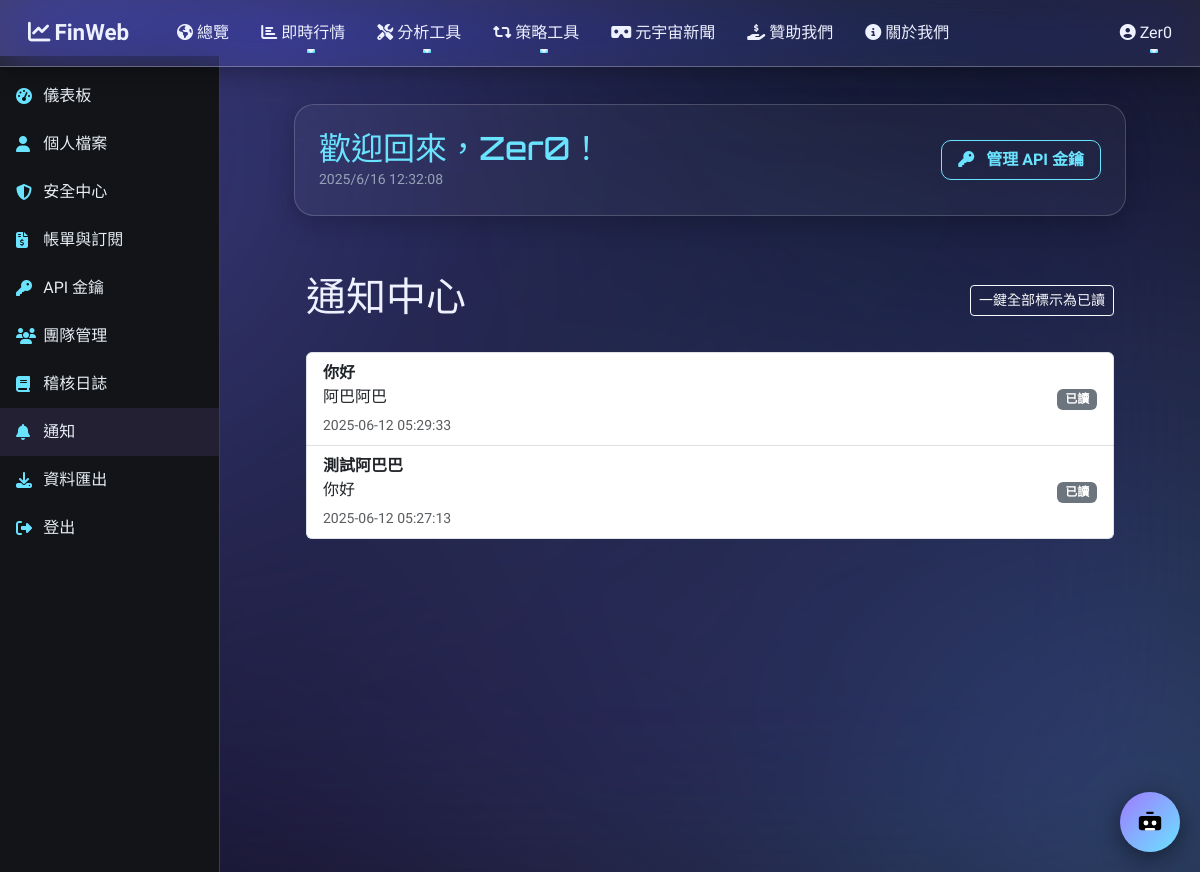
Page /member/notifications (signed in) on the committed database.
### app.py (models this page shows)
class User(UserMixin, db.Model):
    id                  = db.Column(db.Integer, primary_key=True)
    username            = db.Column(db.String(80),  unique=True, nullable=False)
    _email              = db.Column("email", db.LargeBinary, nullable=False)
    email_hash          = db.Column(db.String(64), unique=True, nullable=False, index=True)
    password            = db.Column(db.String(128), nullable=False)
    created             = db.Column(db.Integer, default=lambda: int(time.time()))
    confirm_code        = db.Column(db.String(6))
    confirm_expire      = db.Column(db.Integer)
    confirmed           = db.Column(db.Boolean, default=False)
    failed_login        = db.Column(db.Integer, default=0)
    locked_until        = db.Column(db.Integer)
    avatar_url          = db.Column(db.String(256))
    timezone            = db.Column(db.String(64), default="UTC")
    language            = db.Column(db.String(8), default="zh-TW")
    last_login          = db.Column(db.Integer)
    membership_level    = db.Column(db.String(32), default="free")
    subscription_status = db.Column(db.String(32), default="inactive")
    two_factor_secret   = db.Column(db.String(64))
    is_admin = db.Column(db.Boolean, default=False, nullable=False)
    @property
    def email(self) -> str:
        try:
            return f.decrypt(self._email).decode()
        except InvalidToken:
            return ""
    @email.setter
    def email(self, val: str):
        self._email = f.encrypt(val.encode())
        self.email_hash = hashlib.sha256(val.encode()).hexdigest()
    email = synonym('_email', descriptor=email)

class Notification(db.Model):
    __tablename__ = 'notification'
    id          = db.Column(db.Integer, primary_key=True)
    user_id     = db.Column(db.Integer, db.ForeignKey("user.id"), nullable=False)
    title       = db.Column(db.String(200), nullable=False)
    body        = db.Column(db.Text, nullable=False)
    link        = db.Column(db.String(300))
    created_at  = db.Column(db.DateTime, default=datetime.utcnow, nullable=False)
    is_read     = db.Column(db.Boolean, default=False, nullable=False)

### app.py (the view)
@member_bp.route('/notifications', methods=['GET'])
@login_required
def notifications():
    notes = (Notification.query
             .filter_by(user_id=current_user.id)
             .order_by(Notification.created_at.desc())
             .all())
    return render_template('member/notifications.html', notes=notes)

### app.py (called while the page is built)
@login_mgr.user_loader
def load_user(uid: str) -> User | None:
    return db.session.get(User, int(uid))

@app.before_request
def block_bad_ua():
    ua = request.headers.get("User-Agent","").lower()
    if re.search(r"curl|python-requests|scrapy", ua):
        abort(403)

### templates/member/notifications.html (shortened to what this page needs)
{% extends "member/base_member.html" %}
{% block member_content %}
<div class="container-fluid py-4">
  <div class="d-flex justify-content-between align-items-center mb-4">
    <h1 class="text-2xl font-bold">通知中心</h1>
    <div>
      <form method="POST"
            action="{{ url_for('member.mark_all_notifications_read') }}"
            style="display:inline;">
        <button type="submit" class="btn btn-sm btn-outline-light">
          一鍵全部標示為已讀
        </button>
      </form>
    </div>
  </div>
  {% if notes %}
    <ul class="list-group">
      {% for n in notes %}
        <li class="list-group-item d-flex justify-content-between
                   {% if not n.is_read %}list-group-item-warning{% endif %}">
          <div>
            <strong>{{ n.title }}</strong>
            <p class="mb-1">{{ n.body }}</p>
            <small class="text-muted">
              {{ n.created_at.strftime("%Y-%m-%d %H:%M:%S") }}
            </small>
          </div>
          <div class="btn-group">
            {% if not n.is_read %}
              <form method="POST"
                action="{{ url_for('member.mark_notification_read', note_id=n.id) }}">
                <button type="submit" class="btn btn-sm btn-success">標示為已讀</button>
                </form>
            {% else %}
              <span class="badge bg-secondary align-self-center">已讀</span>
            {% endif %}
          </div>
        </li>
      {% endfor %}
    </ul>
  {% else %}
    <div class="alert alert-info">目前沒有任何通知。</div>
  {% endif %}
</div>
{% endblock %}

### templates/member/base_member.html (shortened to what this page needs)
{% extends "base.html" %}
{% block content %}
<div id="member-layout">
  <aside id="member-sidebar">
    {% include 'member/_sidebar.html' %}
  </aside>
  <main id="member-main">
    <div class="header-card">
      <div>
        <h2>歡迎回來，{{ current_user.username }}！</h2>
        <small id="now-time"></small>
      </div>
      <div>
        <button class="btn-primary"
                onclick="location.href='{{ url_for('member.api_keys') }}'">
          <i class="fas fa-key me-2"></i> 管理 API 金鑰
        </button>
      </div>
    </div>
    {% block member_content %}{% endblock %}
  </main>
</div>
{% endblock %}

### templates/base.html (shortened to what this page needs)
<!doctype html>
<html lang="zh-Hant">
<head>
  <link href="https://cdn.jsdelivr.net/npm/bootstrap@5.3.3/dist/css/bootstrap.min.css" rel="stylesheet">
  <link href="https://cdn.jsdelivr.net/npm/animate.css@4.1.1/animate.min.css" rel="stylesheet">
  <link href="https://cdnjs.cloudflare.com/ajax/libs/font-awesome/6.4.0/css/all.min.css"
        rel="stylesheet"/>
  <link rel="stylesheet" href="{{ url_for('static', filename='css/style.css') }}"/>
</head>
<body class="{{ body_class|default('') }}">
  <div id="tsparticles"></div>
  <nav class="navbar navbar-expand-lg">
    <div class="container-fluid">
      <a class="navbar-brand fw-bold" href="{{ url_for('home') }}">
        <i class="fas fa-chart-line me-1"></i>FinWeb
      </a>
      <div id="navMenu" class="collapse navbar-collapse">
        {% include 'nav_items.html' %}
        <ul class="navbar-nav ms-auto mb-2 mb-lg-0">
          {% if current_user.is_authenticated %}
            <li class="nav-item dropdown">
              <a class="nav-link dropdown-toggle" href="#" data-bs-toggle="dropdown">
                <i class="fas fa-user-circle me-1"></i>{{ current_user.username }}
              </a>
            </li>
          {% else %}
            <li class="nav-item"><a class="nav-link"
               href="{{ url_for('login') }}">登入</a></li>
            <li class="nav-item"><a class="nav-link"
               href="{{ url_for('register') }}">註冊</a></li>
          {% endif %}
        </ul>
      </div>
    </div>
  </nav>
  <main class="container pt-5 mt-4 animate__animated animate__fadeIn">
    {% block content %}{% endblock %}
  </main>
  <button id="chat-toggle">
    <img src="{{ url_for('static', filename='img/assistant-icon.svg') }}"
         width="26" height="26" alt="">
  </button>
</body>
</html>

### static/css/style.css (style rules this page uses)
body::after { content: ""; position: fixed; inset: 0; background: rgba(159, 123, 255, 0.6); backdrop-filter: blur(30px) saturate(200%); -webkit-backdrop-filter: blur(30px) saturate(200%); z-index: -1; pointer-events: none; }
html, body { height: 100%; margin: 0; background: transparent; color: var(--fin-text); font-family: system-ui, -apple-system, "Noto Sans TC", sans-serif; overflow-x: hidden; }
#tsparticles { position: fixed; inset: 0; pointer-events: none; z-index: -2; }
:root { --fin-green: #00d084; --fin-blue: #015ef7; --fin-dark: #0e1117; --fin-text: #e6edf3; }
.navbar-brand, .nav-link { color: var(--fin-text)!important; }

### templates/base.html (style rules this page uses)
:root { --accent1: #a58bff; --accent2: #5fd8ff; --glass-bg: rgba(255,255,255,0.07); --glass-br: rgba(255,255,255,0.28); --text-light: #eef1ff; }
body:not(.metaverse-page) { margin: 0; color: var(--text-light); background: #0e111d; position: relative; overflow-x: hidden; }
body:not(.metaverse-page)::before { content: ""; position: fixed; inset: 0; z-index: -3; background: linear-gradient(140deg, #131a35 0%, #0e111d 40%, #191328 70%, #1b132e 100%); }
body:not(.metaverse-page)::after { content: ""; position: fixed; inset: -15%; z-index: -2; filter: blur(90px); background: radial-gradient(circle at 15% 25%, rgba(165,139,255,.30) 0%, transparent 60%), radial-gradient(circle at 85% 85%, rgba(95,216,255,.25) 0%, transparent 55%); }
.navbar { position: fixed; top: 0; left: 0; right: 0; z-index: 1100; background: var(--glass-bg); backdrop-filter: blur(30px) saturate(200%); border-bottom: 1px solid var(--glass-br); box-shadow: 0 4px 24px rgba(0,0,0,0.3); transition: background .3s, box-shadow .3s; }
.navbar-brand { padding: .5rem 1rem; font-size: 1.4rem; color: var(--text-light)!important; }
.navbar .nav-link { position: relative; color: var(--text-light)!important; margin: 0 .5rem; padding: .5rem .75rem; }
.navbar .nav-link::after { content: ""; position: absolute; bottom: 0; left: 50%; width: 0; height: 2px; background: var(--accent2); transition: width .3s ease, left .3s ease; border-radius: 1px; }
#chat-toggle { position: fixed; bottom: 20px; right: 20px; width: 60px; height: 60px; border: none; border-radius: 50%; background: linear-gradient(135deg, var(--accent1), var(--accent2)); display: flex; align-items: center; justify-content: center; box-shadow: 0 6px 24px rgba(0,0,0,.45); cursor: pointer; z-index: 1050; }

### templates/member/base_member.html (style rules this page uses)
:root { --bg-main: #0b0e17; --sidebar-bg: #121418; --card-bg: rgba(255,255,255,0.04); --card-border: rgba(255,255,255,0.18); --glass-grad: radial-gradient(140% 160% at 0 0, rgba(255,255,255,0.24) 0%, rgba(255,255,255,0.04) 60%, transparent 100%); --text-primary: #e8ecff; --text-secondary: #94a3b8; --accent1: #9F7BFF; --accent2: #6AE3FF; --highlight-white: rgba(255,255,255,0.12); --pie1: #FF6384; --pie2: #36A2EB; --pie3: #FFCE56; --pie4: #4BC0C0; --pie5: #9966FF; }
body { background: var(--bg-main); color: var(--text-primary); font-family:'Rajdhani',sans-serif; margin:0; padding:0; overflow-x:hidden; }
h1,h2,h3,h4,h5,h6,.metric-title { font-family:'Orbitron',sans-serif; }
#member-sidebar { position:fixed; top:56px; bottom:0; left:0; width:220px; background:var(--sidebar-bg); border-right:1px solid var(--card-border); padding-top:1rem; z-index:100; }
#member-main { margin-left:220px; padding:2rem; display:grid; grid-template-rows:auto auto 1fr; row-gap:2rem; min-height:100vh; }
.header-card { background:var(--card-bg); border:1px solid var(--card-border); border-radius:20px; overflow:hidden; backdrop-filter: blur(18px) saturate(160%); -webkit-backdrop-filter: blur(18px) saturate(160%); box-shadow: 0 8px 24px rgba(0,0,0,0.2); padding:1.5rem; display:flex;justify-content:space-between;align-items:center; transition:.25s; }
.header-card h2 { margin:0; color:var(--accent2) }
.header-card small { color:var(--text-secondary) }
.header-card .btn-primary { background:transparent; border:1px solid var(--accent2); color:var(--accent2); font-weight:600; padding:.45rem 1rem; border-radius:10px; }

### rows in the picture
User: username "Zer0"
Notification: title "你好", body "阿巴阿巴", created_at "2025-06-12 05:29:33", is_read "已讀"
Notification: title "測試阿巴巴", body "你好", created_at "2025-06-12 05:27:13", is_read "已讀"
